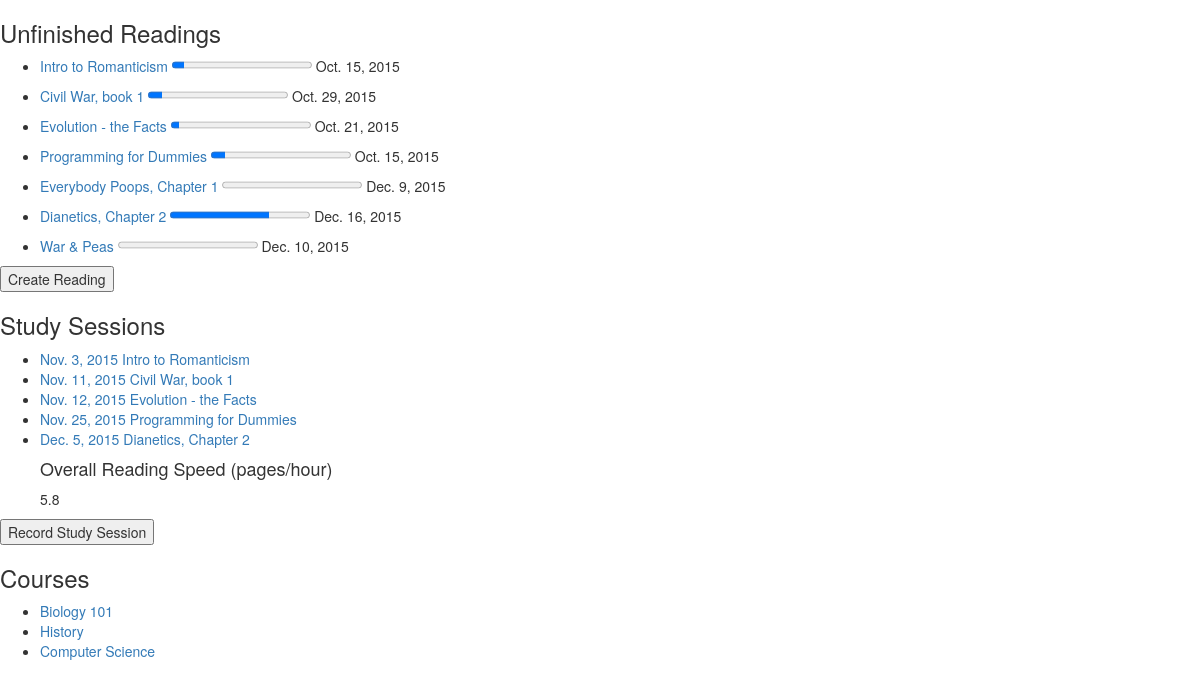
Before: / with the older database file.
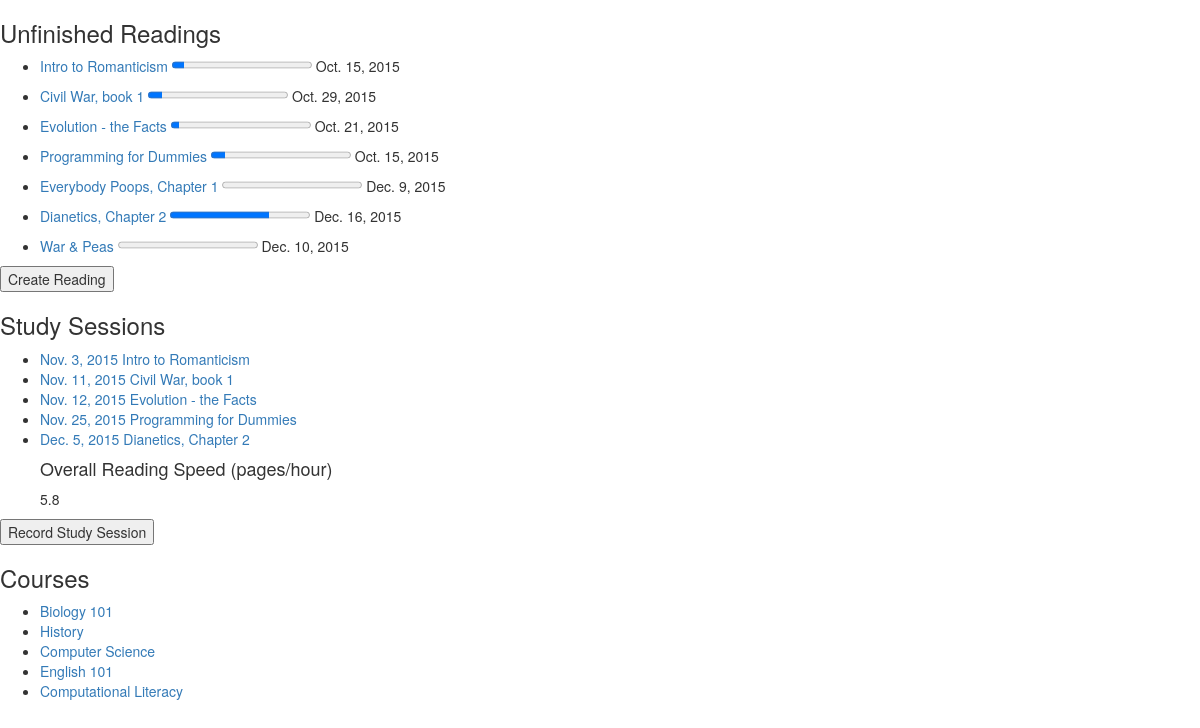
After: the same page with the newer database file.
### inventory/models.py (models this page shows, shortened)
class Item(models.Model):
	title = models.CharField(max_length=200)
	startPage = models.IntegerField()
	endPage = models.IntegerField()
	course = models.CharField(max_length=200)
	dueDate = models.DateField()
	def __unicode__(self):
		return u'{0}'.format(self.title)

class StudySessions(models.Model):
	date = models.DateField()
	startPage = models.IntegerField()
	endPage = models.IntegerField()
	timeSpent = models.IntegerField()
	reading = models.ForeignKey(Item)

class Course(models.Model):
	title = models.CharField(max_length=200)

### inventory/views.py (the view)
# urls.py: url(r'^$', views.index, name='index'),
def index(request):
	items = Item.objects.all()
	studySessions = StudySessions.objects.all()
	course = Course.objects.all()
	totalMinSpent = 0
	totalPgRead = 0
	for oneSession in studySessions:
		totalPgRead = totalPgRead+oneSession.endPage-oneSession.startPage
		totalMinSpent = totalMinSpent+oneSession.timeSpent
	readingSpeed = round(float(totalPgRead)/float(totalMinSpent)*60, 2)
	for oneReading in items:
		percentRead = 0
		pagesRead = 0
		justMatchedSessions = StudySessions.objects.filter(reading = oneReading.id)
		for oneSession in justMatchedSessions:
			pagesRead = pagesRead + oneSession.endPage-oneSession.startPage
		oneReading.percentRead = round(float(pagesRead) / float(oneReading.endPage - oneReading.startPage), 2)* 100
	return render(request, 'inventory/index.html', {
		'items': items,
		'studySessions': studySessions,
		'course': course,
		'readingSpeed': readingSpeed,
	})

### firstdjango/templates/inventory/index.html
{% extends "base.html" %}
{% load mathfilters %}
{% block content %}
	<h3>Unfinished Readings</h3>
	<ul>
		{% for item in items %}
			<li>
				<a href="{% url 'item_detail' item.id %}">
				{{ item.title|capfirst }}
				</a>
			<progress value={{item.percentRead}} max="100"></progress> {{item.dueDate}}</p>
			</li>
		{% endfor %}
	</ul>
        <form id="reading_form" method="get" action="/add_reading/">
		<input type="submit" name="submit" value="Create Reading" />
          </form>
	<h3>Study Sessions</h3>
	<ul>
		{% for studySession in studySessions %}
			<li>
				<a href="{% url 'studySession_detail' studySession.id %}">
					{{ studySession.date }}
					{{studySession.reading}}
				</a>
			</li>
		{% endfor %}
	<h4> Overall Reading Speed (pages/hour) </h4>
		{{ readingSpeed }}
	</ul>
	  <form id="session_form" method="get" action="/add_session/">
	<input type="submit" name="submit" value="Record Study Session" />
          </form>
	<h3>Courses</h3>
	<ul>
		{% for oneCourse in course %}
			<li>
				<a href="{% url 'course_detail' oneCourse.id %}">
					{{ oneCourse.title|capfirst }}
				</a>
			</li>
		{% endfor %}
	</ul>
{% endblock %}

Changed rows visible on the page:
added Course: title "English 101"
added Course: title "Computational Literacy"
